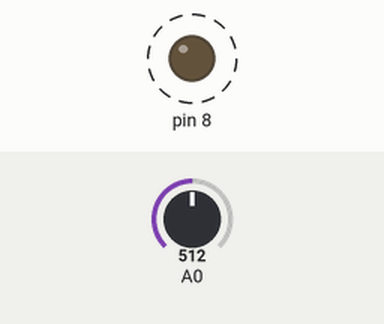
This sketch was run on a simulated Arduino Uno, built with avr-gcc and run on an emulated ATmega328P. Parts: output pins drawn as LEDs (lit = HIGH). Dashed ring = blinking. The test bench sets the inputs (shaded band); at power-on: A0 = 512.

Above: at 1.8 s.
1.9 s: A0 set to 0
At 3.3 s:
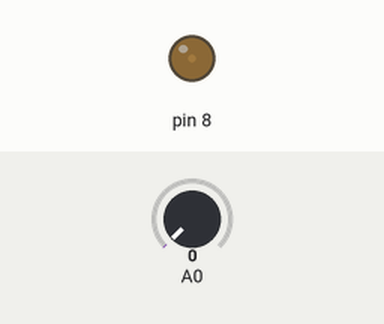
3.6 s: A0 set to 122
At 3.9 s:
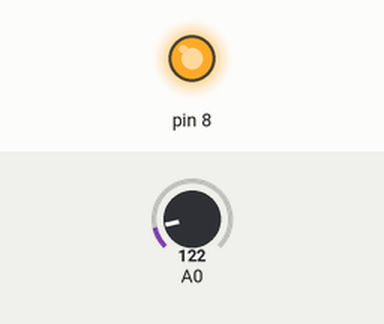
Timing chart, 0 to 13.1 s (numbered marks = the images above; inputs shaded):
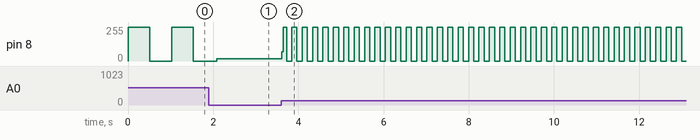

The sketch:

potentiometer.ino
```cpp
void setup()
{
  pinMode (14,INPUT);
  pinMode(8,OUTPUT);
}

void loop()
{
  int val=analogRead(14);
  digitalWrite(8,HIGH);
  delay(val);
  digitalWrite(8,LOW);
  delay(val);
}
```

Measured:
- after the input at 3.6 s, pin 8: 16/255 → 68/255 at once, then moves between 0/255 and 255/255, repeating every 0.24 s
- by itself, pin 8: alternates 255/255 for 0.51 s and 0/255 for 0.51 s
